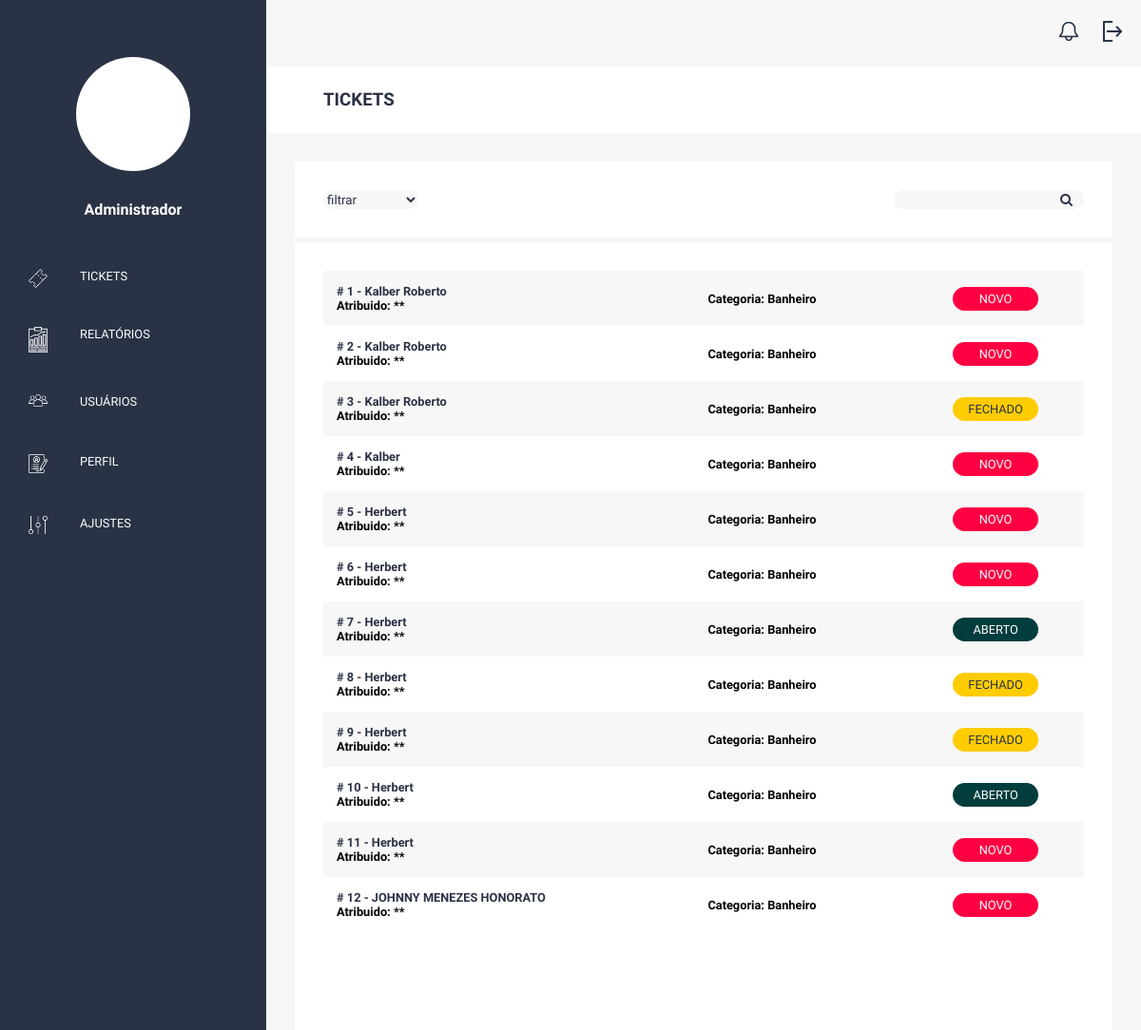
Before: /adm/pesquisa/ (signed in) with the older database file.
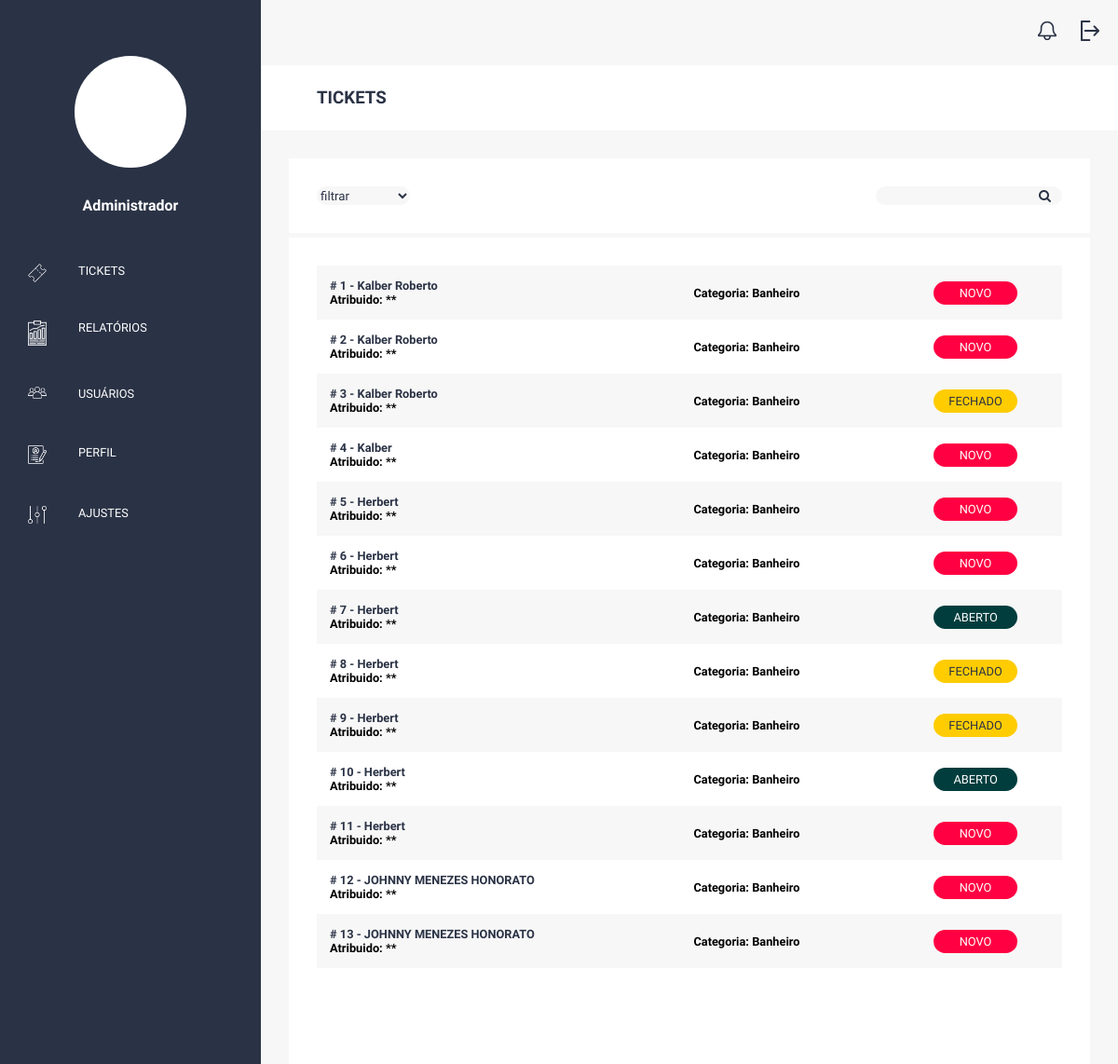
After: the same page with the newer database file.
### ticket/models.py (models this page shows, shortened)
class Ticket(models.Model):
    STATUS = (
        ('1', 'NOVO'),
        ('2', 'ABERTO'),
        ('3', 'FECHADO')
    )
    status = models.CharField(max_length=1, null=True, choices=STATUS, default='1')
    data_criacao = models.DateTimeField(auto_now_add=True)
    modified = models.DateTimeField(auto_now=True)
    categoria = models.ForeignKey(Categoria, on_delete=models.SET_NULL, null=True)
    nome_completo = models.CharField(max_length=50)
    email = models.EmailField()
    telefone = models.CharField(max_length=14)
    anexo = models.FileField(upload_to='post_image', blank=True)
    descricao = models.TextField()
    user = models.ForeignKey(User, on_delete=models.SET_NULL, blank=True, null=True)

class Categoria(models.Model):
    nome=models.CharField(max_length=100)

### adminstrador/views.py (the view)
# urls.py: path('pesquisa/', pesquisa_id, name='pesquisa'),
@login_required
def pesquisa_id(request):
    filter = request.GET.get("id", None)
    if(filter != None):
        tickets2 = Ticket.objects.filter(id=filter)
    else:
        tickets2 = Ticket.objects.all()
    return render(request, 'listartickets.html', {"tickets": tickets2})

### adminstrador/templates/listartickets.html (shortened to what this page needs)
{% extends 'basedashboard.html' %}
{% block titulo  %} TICKETS {% endblock %}
{% block main %}
<div class="container-adm">
    <div class="content-filter">
        <select class="select-filter" id="status" onchange="myFunction()">
            <option value="0">filtrar</option>
        </select>
    </div>
    <div class="content-search">
        <form class="search" action="{% url 'pesquisa' %}" method="GET">
            <input class="input-search" type="number" name="id" value="{{ id }}">
            <div id="lupa"></div>
        </form>
    </div>
</div>
<div class="container-adm-list">
    <div class="content-adm-list">
        <table class="list">
            {% for ticket in tickets %}
            <tr>
                <td class="list-font">
                    <a href="{% url 'details' ticket.id %}">
                        # {{ ticket.id }} - {{ ticket.nome_completo }} <br>
                    </a>
                    Atribuido: **
                </td>
                <td class="list-font">
                    Categoria: {{ ticket.categoria.nome }}
                </td>
                <td>
                    {% if ticket.status == '1' %}
                        <div class="btn-status">
                        {{ ticket.get_status_display }}
                        </div>
                    {% elif ticket.status == '2' %}
                        <div class="btn-status2">
                            {{ ticket.get_status_display }}
                        </div>
                    {% elif ticket.status == '3' %}
                        <div class="btn-status3">
                            {{ ticket.get_status_display }}
                        </div>
                    {% endif %}
                </td>
            </tr>
            {% endfor %}
        </table>
    </div>
    <div class="pagination">
    </div>
</div>
{% endblock %}

Changed rows visible on the page:
added Ticket: id "13", nome_completo "JOHNNY MENEZES HONORATO", categoria.nome "Banheiro", status "NOVO"
